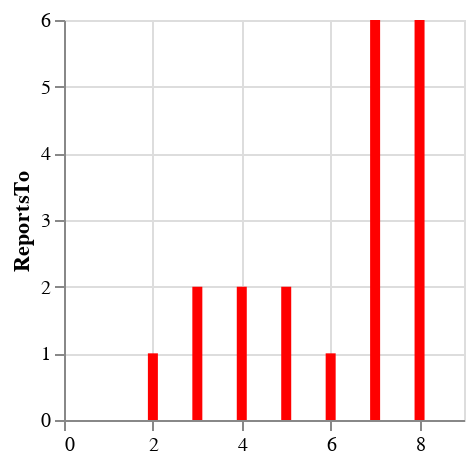

The code cell stored with this chart in its notebook:
### Code cell
%XVEGA_PLOT X_FIELD EmployeeId Y_FIELD ReportsTo MARK bar COLOR red WIDTH 200 HEIGHT 200 <> SELECT EmployeeId, ReportsTo FROM employees

### Figure 1 — Vega-Lite specification as saved in the notebook (floating-point values rounded to 4 significant figures)
{"$schema": "https://vega.github.io/schema/vega-lite/v4.json", "config": {"axis": {"grid": true}}, "data": {"values": [{"EmployeeId": "name", "ReportsTo": "name"}, {"EmployeeId": "1", "ReportsTo": ""}, {"EmployeeId": "2", "ReportsTo": "1"}, {"EmployeeId": "6", "ReportsTo": "1"}, {"EmployeeId": "3", "ReportsTo": "2"}, {"EmployeeId": "4", "ReportsTo": "2"}, {"EmployeeId": "5", "ReportsTo": "2"}, {"EmployeeId": "7", "ReportsTo": "6"}, {"EmployeeId": "8", "ReportsTo": "6"}]}, "encoding": {"x": {"axis": {"title": []}, "field": "EmployeeId", "type": "quantitative"}, "y": {"field": "ReportsTo", "type": "quantitative"}}, "height": 200, "mark": {"color": "red", "type": "bar"}, "width": 200}
